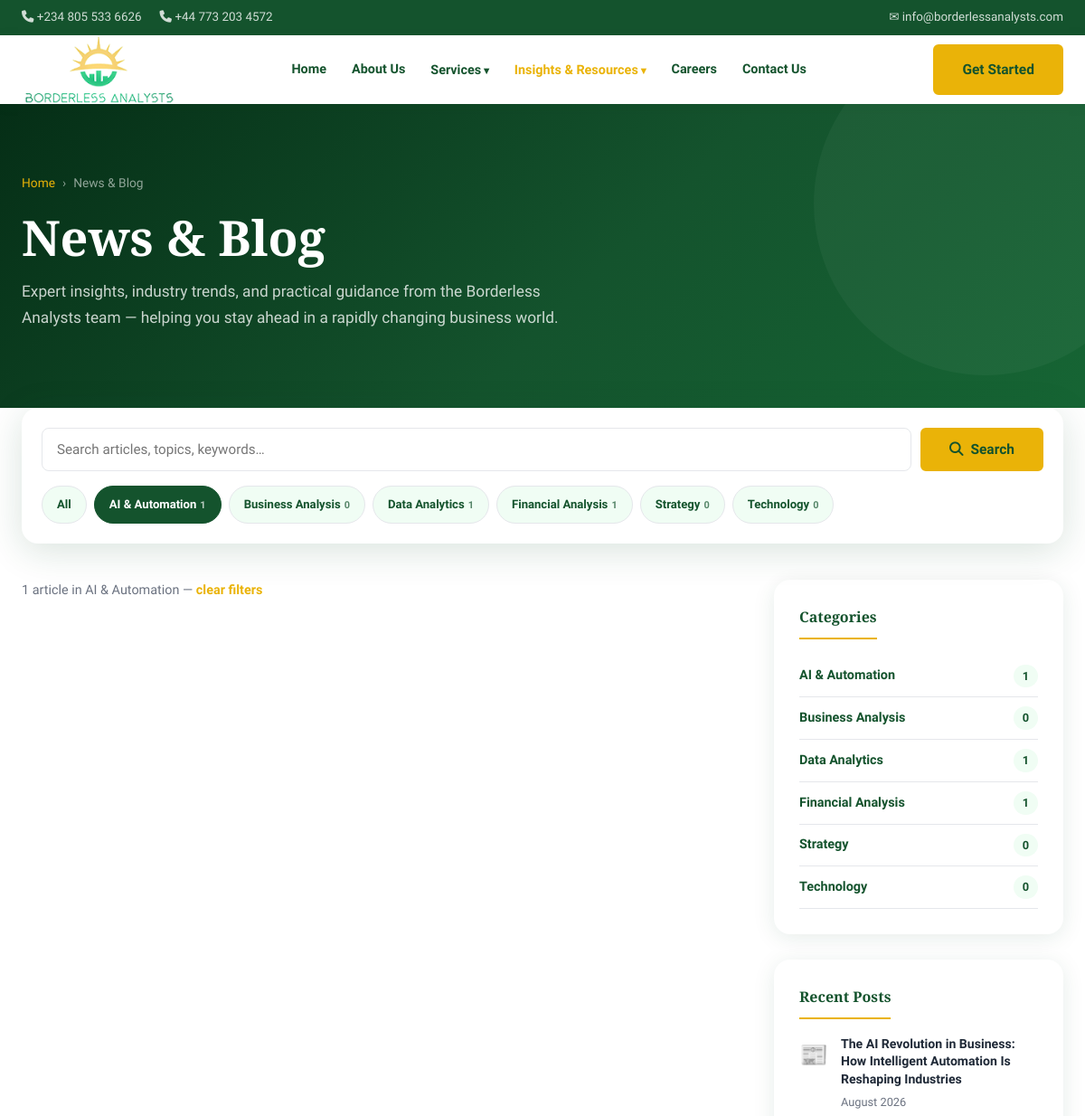
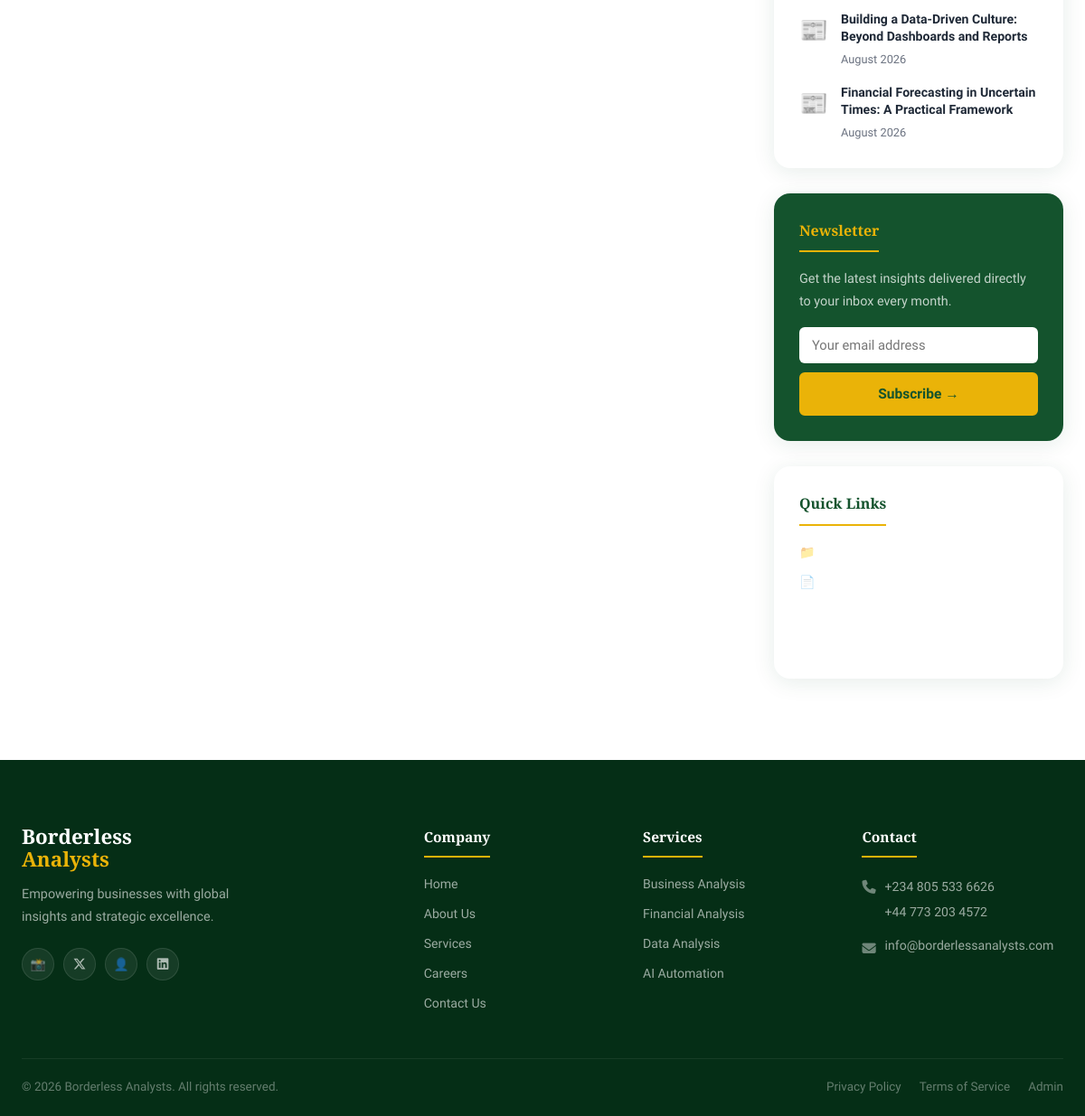
Page /blog.php?cat=1 on the committed database (2 pictures, top to bottom).
### tables this page shows
CREATE TABLE IF NOT EXISTS `categories` (
  `id` int NOT NULL AUTO_INCREMENT,
  `name` varchar(80) NOT NULL,
  PRIMARY KEY (`id`),
  UNIQUE KEY `name` (`name`)
);

CREATE TABLE IF NOT EXISTS `posts` (
  `id` int NOT NULL AUTO_INCREMENT,
  `title` varchar(200) NOT NULL,
  `slug` varchar(220) NOT NULL,
  `category_id` int DEFAULT NULL,
  `author` varchar(120) NOT NULL DEFAULT 'Borderless Analysts Team',
  `image` varchar(255) DEFAULT NULL,
  `content` longtext NOT NULL,
  `featured` tinyint(1) NOT NULL DEFAULT '0',
  `created_at` timestamp NULL DEFAULT CURRENT_TIMESTAMP,
  `updated_at` timestamp NULL DEFAULT CURRENT_TIMESTAMP ON UPDATE CURRENT_TIMESTAMP,
  PRIMARY KEY (`id`),
  UNIQUE KEY `slug` (`slug`),
  KEY `fk_post_cat` (`category_id`)
);

### includes/db.php (called while the page is built, shortened)
<?php
function e($v) { return htmlspecialchars((string)$v, ENT_QUOTES, 'UTF-8'); }

### blog.php (the view, shortened to what this page needs)
<?php
require __DIR__ . '/includes/db.php';
$q   = trim($_GET['q'] ?? '');
$cat = isset($_GET['cat']) && $_GET['cat'] !== '' ? (int)$_GET['cat'] : 0;
$categories = $pdo->query(
    "SELECT c.id, c.name, COUNT(p.id) AS total
     FROM categories c LEFT JOIN posts p ON p.category_id = c.id
     GROUP BY c.id, c.name ORDER BY c.name"
)->fetchAll();
$where = [];
$args  = [];
if ($cat) {
    $where[] = 'p.category_id = ?';
    $args[]  = $cat;
}
$sql = "SELECT p.*, c.name AS category
        FROM posts p LEFT JOIN categories c ON c.id = p.category_id"
     . ($where ? ' WHERE ' . implode(' AND ', $where) : '')
     . ' ORDER BY p.featured DESC, p.created_at DESC';
$stmt = $pdo->prepare($sql);
$stmt->execute($args);
$posts = $stmt->fetchAll();
$recent = $pdo->query(
    "SELECT title, slug, created_at FROM posts ORDER BY created_at DESC LIMIT 4"
)->fetchAll();
$activeCatName = '';
foreach ($categories as $c) { if ($c['id'] == $cat) $activeCatName = $c['name']; }
require __DIR__ . '/includes/header.php';
?>
  <section class="page-hero">
    <div class="container"><div class="page-hero-content">
      <div class="breadcrumb"><a href="index.php">Home</a><span>›</span><span>News &amp; Blog</span></div>
      <h1>News &amp; Blog</h1>
      <p>Expert insights, industry trends, and practical guidance from the Borderless Analysts team — helping you stay ahead in a rapidly changing business world.</p>
    </div></div>
  </section>
  <section class="blog-main">
    <div class="container">
      <form class="blog-toolbar" method="get" action="blog.php">
        <div class="blog-search">
          <input type="text" name="q" value="<?= e($q) ?>" placeholder="Search articles, topics, keywords…" />
          <button class="btn btn-primary" type="submit"><i class="fa-solid fa-magnifying-glass"></i> Search</button>
        </div>
        <div class="blog-chips">
          <a class="chip <?= $cat ? '' : 'active' ?>" href="blog.php<?= $q !== '' ? '?q=' . urlencode($q) : '' ?>">All</a>
          <?php foreach ($categories as $c): ?>
            <a class="chip <?= $cat === (int)$c['id'] ? 'active' : '' ?>"
               href="blog.php?cat=<?= (int)$c['id'] ?><?= $q !== '' ? '&q=' . urlencode($q) : '' ?>">
              <?= e($c['name']) ?><small><?= (int)$c['total'] ?></small>
            </a>
          <?php endforeach; ?>
        </div>
      </form>
      <div class="blog-layout">
        <div>
          <?php if ($q !== '' || $cat): ?>
            <p class="blog-result-line">
              <?= count($posts) ?> article<?= count($posts) === 1 ? '' : 's' ?>
              <?= $activeCatName ? 'in ' . e($activeCatName) : '' ?>
              — <a href="blog.php" style="color:var(--accent);font-weight:600;">clear filters</a>
            </p>
          <?php endif; ?>
          <div class="blog-list">
          </div>
        </div>
        <aside class="sidebar">
          <div class="sidebar-widget">
            <h4>Categories</h4>
            <div class="sidebar-cats">
              <?php foreach ($categories as $c): ?>
                <a class="sidebar-cat" href="blog.php?cat=<?= (int)$c['id'] ?>">
                  <?= e($c['name']) ?> <span><?= (int)$c['total'] ?></span>
                </a>
              <?php endforeach; ?>
            </div>
          </div>
          <div class="sidebar-widget">
            <h4>Recent Posts</h4>
            <div class="sidebar-recent">
              <?php foreach ($recent as $r): ?>
                <div class="sidebar-post">
                  <div class="sidebar-post-icon">📰</div>
                  <div>
                    <h5><a href="post.php?slug=<?= e($r['slug']) ?>"><?= e($r['title']) ?></a></h5>
                    <p><?= date('F Y', strtotime($r['created_at'])) ?></p>
                  </div>
                </div>
              <?php endforeach; ?>
            </div>
          </div>
          <div class="sidebar-widget newsletter-widget">
            <h4>Newsletter</h4>
            <p>Get the latest insights delivered directly to your inbox every month.</p>
            <input type="email" placeholder="Your email address" />
            <button class="btn btn-primary">Subscribe →</button>
          </div>
          <div class="sidebar-widget">
            <h4>Quick Links</h4>
            <div class="footer-links">
              <a href="case-studies.php">📁 Case Studies</a>
              <a href="whitepapers.php">📄 Whitepapers</a>
              <a href="services.php"><i class="fa-solid fa-gear"></i> Our Services</a>
              <a href="contact.php"><i class="fa-solid fa-envelope"></i> Contact Us</a>
            </div>
          </div>
        </aside>
      </div>
    </div>
  </section>
<?php require __DIR__ . '/includes/footer.php'; ?>

### style.css (style rules this page uses)
:root { --primary: #14532d; --primary-light: #166534; --accent: #eab308; --accent-light: #facc15; --white: #ffffff; --light-bg: #f0fdf4; --gray: #6b7280; --dark-gray: #374151; --text: #1f2937; --border: #e5e7eb; --shadow: 0 4px 24px rgba(20,83,45,0.10); --shadow-lg: 0 8px 40px rgba(20,83,45,0.16); --radius: 10px; --radius-lg: 18px; --transition: 0.28s cubic-bezier(0.4,0,0.2,1); --font-heading: 'Playfair Display', Georgia, serif; --font-body: 'Source Sans 3', 'Segoe UI', sans-serif; }
*, *::before, *::after { box-sizing: border-box; margin: 0; padding: 0; }
html { scroll-behavior: smooth; }
body { font-family: var(--font-body); color: var(--text); background: var(--white); line-height: 1.7; font-size: 16px; }
a { text-decoration: none; color: inherit; }
h1,h2,h3,h4 { font-family: var(--font-heading); line-height: 1.22; color: var(--primary); }
h1 { font-size: clamp(2rem,4.5vw,3.5rem); font-weight: 700; }
h4 { font-size: 1.05rem; font-weight: 600; }
p { margin-bottom: 1rem; color: var(--dark-gray); }
.container { max-width: 1200px; margin: 0 auto; padding: 0 24px; }
.btn { display: inline-flex; align-items: center; gap: 8px; padding: 13px 30px; border-radius: 6px; font-family: var(--font-body); font-size: 0.97rem; font-weight: 600; border: 2px solid transparent; cursor: pointer; transition: var(--transition); }
.btn-primary { background: var(--accent); color: var(--primary); border-color: var(--accent); }
.page-hero { background: linear-gradient(135deg, #052e16 0%, var(--primary) 55%, #166534 100%); padding: 76px 0 68px; position: relative; overflow: hidden; }
.page-hero::before { content: ''; position: absolute; right: -80px; top: -80px; width: 380px; height: 380px; border-radius: 50%; background: rgba(255,255,255,0.04); }
.page-hero .container { position: relative; z-index: 2; }
.page-hero h1 { color: var(--white); margin-bottom: 12px; }
.page-hero p { color: rgba(255,255,255,0.78); font-size: 1.08rem; max-width: 620px; }
.breadcrumb { display: flex; align-items: center; gap: 8px; font-size: 0.86rem; color: rgba(255,255,255,0.55); margin-bottom: 16px; }
.breadcrumb a { color: var(--accent); }
.footer-links { display: flex; flex-direction: column; gap: 9px; }
.footer-links a { color: rgba(255,255,255,0.6); font-size: 0.88rem; transition: var(--transition); }
.blog-page { background: linear-gradient(rgba(255,255,255,.95), rgba(255,255,255,.95)), url('https://images.unsplash.com/photo-1516321318423-f06f85e504b3?q=80&w=1600&auto=format&fit=crop'); background-size: cover; background-attachment: fixed; }

### rows in the picture
categories: name "AI & Automation", total "1"
categories: name "Business Analysis", total "0"
categories: name "Data Analytics", total "1"
categories: name "Financial Analysis", total "1"
categories: name "Strategy", total "0"
categories: name "Technology", total "0"
posts: title "The AI Revolution in Business: How Intelligent Automation Is Reshaping Industries", created_at "August 2026"
posts: title "Building a Data-Driven Culture: Beyond Dashboards and Reports", created_at "August 2026"
posts: title "Financial Forecasting in Uncertain Times: A Practical Framework", created_at "August 2026"

### other values in the picture
count($posts) "1"
